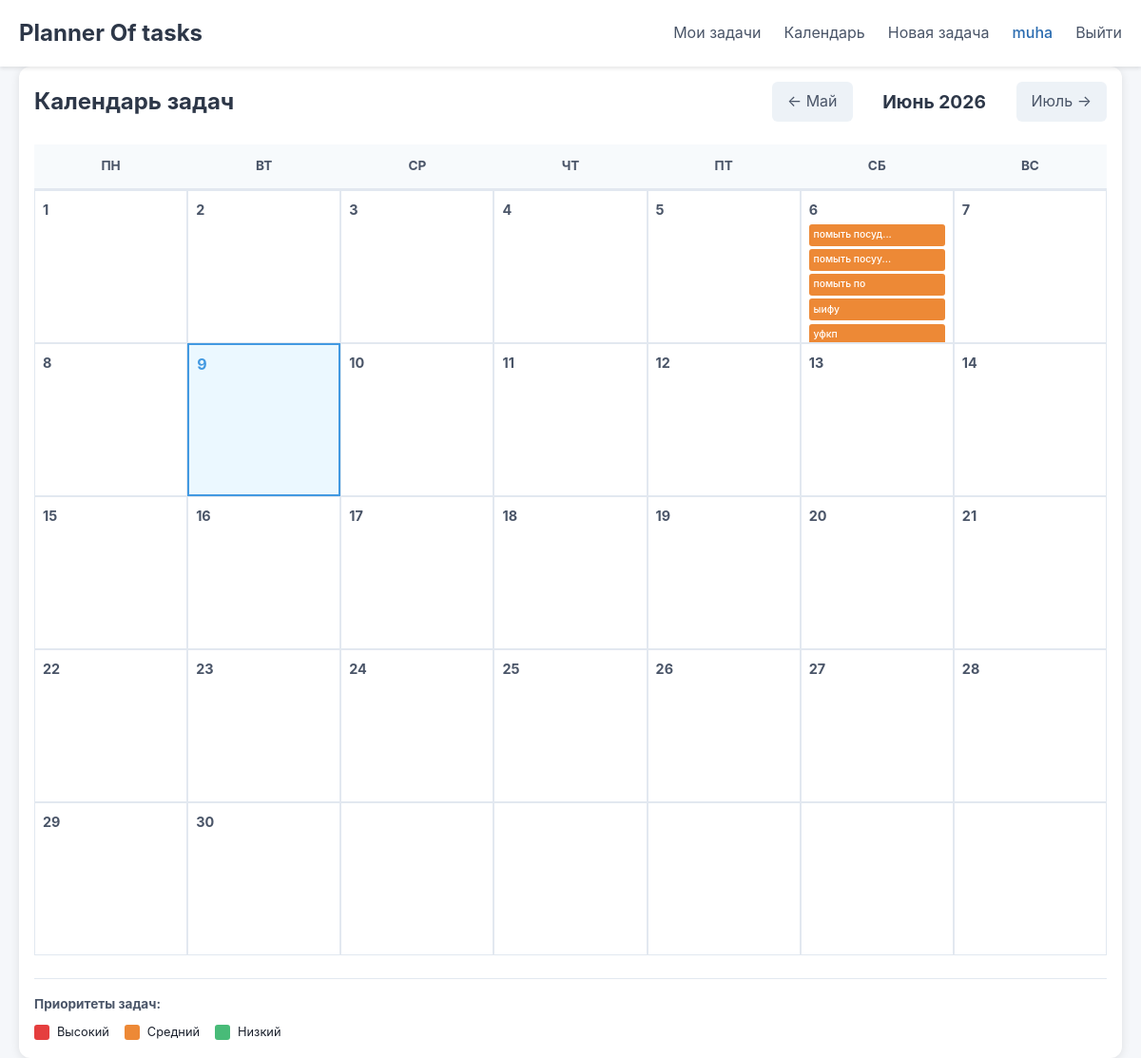
The app's page /calendar (signed in), older data.
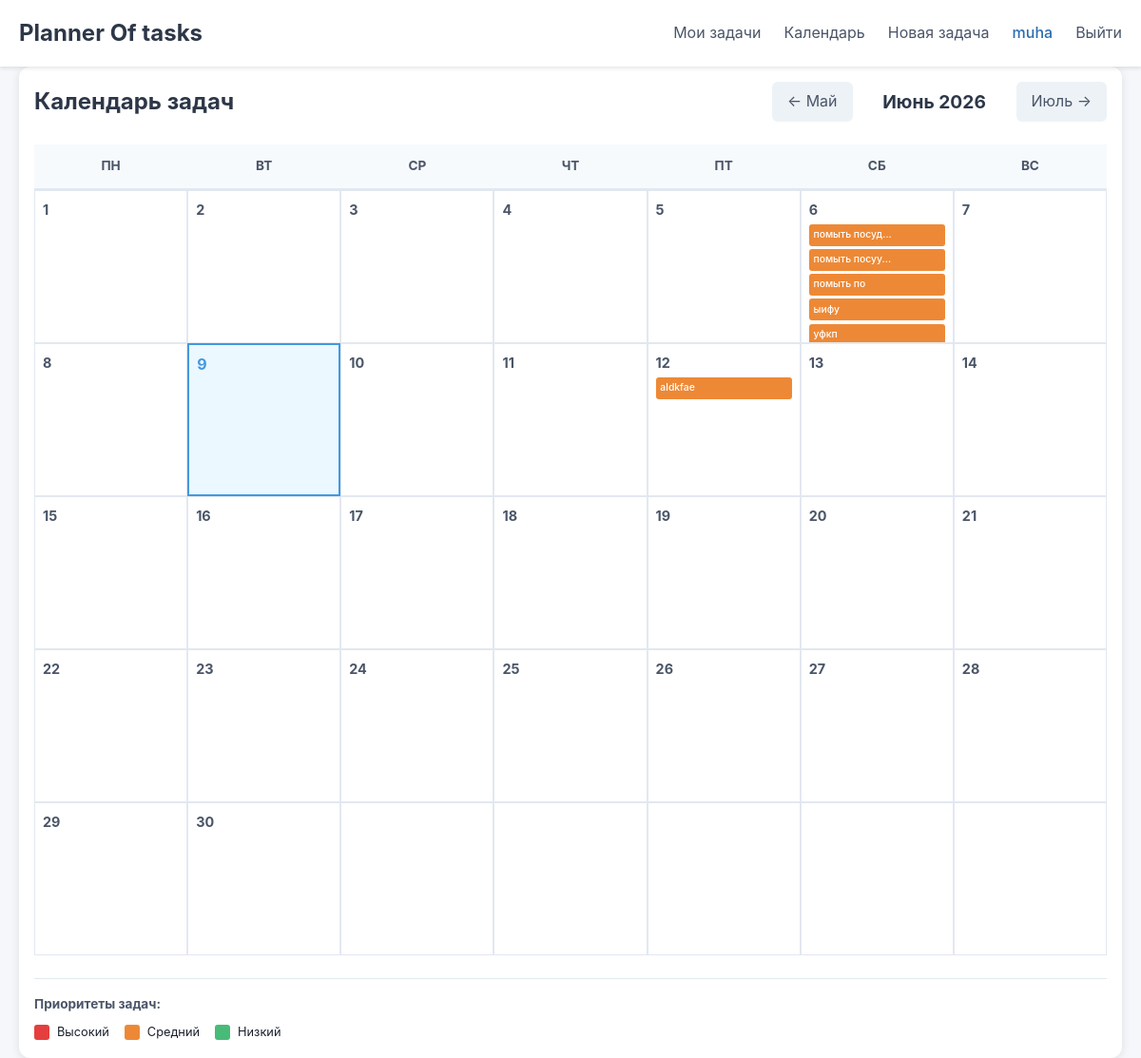
The same page, newer data.
### app/models.py (models this page shows, shortened)
class Task(db.Model):
    id = db.Column(db.Integer, primary_key=True)
    title = db.Column(db.String(100), nullable=False)
    description = db.Column(db.Text, default='')
    priority = db.Column(db.Integer, default=2)
    is_done = db.Column(db.Boolean, default=False)
    due_date = db.Column(db.Date, nullable=True)
    created_at = db.Column(db.DateTime, default=datetime.utcnow)
    updated_at = db.Column(
        db.DateTime, default=datetime.utcnow, onupdate=datetime.utcnow)
    user_id = db.Column(db.Integer, db.ForeignKey('user.id'), nullable=False)
    @property
    def priority_text(self):
        texts = {1: 'Высокий', 2: 'Средний', 3: 'Низкий'}
        return texts.get(self.priority, 'Не указан')

### app/routes.py (the view)
    @app.route('/calendar')
    @app.route('/calendar/<int:year>/<int:month>')
    @login_required
    def calendar(year=None, month=None):
        today = datetime.now().date()
        if year is None or month is None:
            year = today.year
            month = today.month
        month_names = [
            'Январь', 'Февраль', 'Март', 'Апрель', 'Май', 'Июнь',
            'Июль', 'Август', 'Сентябрь', 'Октябрь', 'Ноябрь', 'Декабрь'
        ]
        cal = monthcalendar(year, month)
        start_date = datetime(year, month, 1).date()
        if month == 12:
            end_date = datetime(year + 1, 1, 1).date()
        else:
            end_date = datetime(year, month + 1, 1).date()
        tasks = Task.query.filter(
            Task.user_id == current_user.id,
            Task.due_date >= start_date,
            Task.due_date < end_date
        ).all()
        tasks_by_date = {}
        for task in tasks:
            if task.due_date:
                day = task.due_date.day
                if day not in tasks_by_date:
                    tasks_by_date[day] = []
                tasks_by_date[day].append(task)
        logger.info(
            f'User {current_user.username} viewed calendar for {year}-{month} with {len(tasks)} tasks')
        current_date = datetime(year, month, 1)
        prev_date = current_date - timedelta(days=1)
        next_date = current_date + timedelta(days=32)
        prev_year, prev_month = prev_date.year, prev_date.month
        next_year, next_month = next_date.year, next_date.month
        prev_month_name = month_names[prev_month - 1]
        next_month_name = month_names[next_month - 1]
        month_name = month_names[month - 1]
        return render_template('calendar.html',
                               calendar_data=cal,
                               tasks_by_date=tasks_by_date,
                               year=year,
                               month=month,
                               prev_year=prev_year,
                               prev_month=prev_month,
                               next_year=next_year,
                               next_month=next_month,
                               month_name=month_name,
                               prev_month_name=prev_month_name,
                               next_month_name=next_month_name,
                               today_day=today.day,
                               today_year=today.year,
                               today_month=today.month)

### app/__init__.py (called while the page is built)
@login_manager.user_loader
def load_user(user_id):
    from app.models import User
    return User.query.get(int(user_id))

### app/templates/calendar.html (shortened to what this page needs)
{% extends "base.html" %}
{% block content %}
<div class="calendar-container">
    <div class="calendar-header">
        <h1>Календарь задач</h1>
        <div class="calendar-nav">
            <a href="{{ url_for('calendar', year=prev_year, month=prev_month) }}" class="btn-nav">← {{ prev_month_name
                }}</a>
            <span class="current-month">{{ month_name }} {{ year }}</span>
            <a href="{{ url_for('calendar', year=next_year, month=next_month) }}" class="btn-nav">{{ next_month_name }}
                →</a>
        </div>
    </div>
    <div class="calendar">
        <div class="calendar-weekdays">
            <div class="weekday">ПН</div>
            <div class="weekday">ВТ</div>
            <div class="weekday">СР</div>
            <div class="weekday">ЧТ</div>
            <div class="weekday">ПТ</div>
            <div class="weekday">СБ</div>
            <div class="weekday">ВС</div>
        </div>
        <div class="calendar-days">
            {% for week in calendar_data %}
            <div class="calendar-row">
                {% for day in week %}
                {% if day == 0 %}
                <div class="calendar-day"></div>
                {% else %}
                <div
                    class="calendar-day {% if day == today_day and year == today_year and month == today_month %}today{% endif %}">
                    <div class="day-number">{{ day }}</div>
                    <div class="day-tasks">
                        {% for task in tasks_by_date[day] %}
                        <div class="task-marker task-priority-{{ task.priority }}"
                            title="{{ task.title }} - {{ task.priority_text }}" onclick="showTaskDetail({{ task.id }})">
                            {{ task.title[:12] }}{% if task.title|length > 12 %}...{% endif %}
                        </div>
                        {% endfor %}
                    </div>
                </div>
                {% endif %}
                {% endfor %}
            </div>
            {% endfor %}
        </div>
    </div>
    <div class="calendar-priority">
        <h3>Приоритеты задач:</h3>
        <div class="priority-items">
            <div class="priority-item">
                <div class="priority-color" style="background: #e53e3e;"></div>
                <span>Высокий</span>
            </div>
            <div class="priority-item">
                <div class="priority-color" style="background: #ed8936;"></div>
                <span>Средний</span>
            </div>
            <div class="priority-item">
                <div class="priority-color" style="background: #48bb78;"></div>
                <span>Низкий</span>
            </div>
        </div>
    </div>
</div>
{% endblock %}

Row changes from the older to the newer data that the page shows:
added Task: title "aldkfae", shown under "12"
